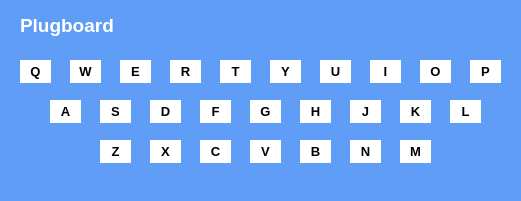
   <widget class="QFrame" name="plugboard">
    <property name="geometry">
     <rect>
      <x>20</x>
      <y>590</y>
      <width>521</width>
      <height>201</height>
     </rect>
    </property>
    <property name="styleSheet">
     <string notr="true">background-color: #5F9DF7;
border-radius: 25px;</string>
    </property>
    <property name="frameShape">
     <enum>QFrame::StyledPanel</enum>
    </property>
    <property name="frameShadow">
     <enum>QFrame::Raised</enum>
    </property>
    <widget class="QPushButton" name="qButton">
     <property name="geometry">
      <rect>
       <x>20</x>
       <y>60</y>
       <width>31</width>
       <height>23</height>
      </rect>
     </property>
     <property name="font">
      <font>
       <family>Segoe UI</family>
       <pointsize>10</pointsize>
       <weight>75</weight>
       <bold>true</bold>
      </font>
     </property>
     <property name="styleSheet">
      <string notr="true">background-color: white</string>
     </property>
     <property name="text">
      <string>Q</string>
     </property>
    </widget>
    <widget class="QPushButton" name="wButton">
     <property name="geometry">
      <rect>
       <x>70</x>
       <y>60</y>
       <width>31</width>
       <height>23</height>
      </rect>
     </property>
     <property name="font">
      <font>
       <family>Segoe UI</family>
       <pointsize>10</pointsize>
       <weight>75</weight>
       <bold>true</bold>
      </font>
     </property>
     <property name="styleSheet">
      <string notr="true">background-color: white</string>
     </property>
     <property name="text">
      <string>W</string>
     </property>
    </widget>
    <widget class="QPushButton" name="eButton">
     <property name="geometry">
      <rect>
       <x>120</x>
       <y>60</y>
       <width>31</width>
       <height>23</height>
      </rect>
     </property>
     <property name="font">
      <font>
       <family>Segoe UI</family>
       <pointsize>10</pointsize>
       <weight>75</weight>
       <bold>true</bold>
      </font>
     </property>
     <property name="styleSheet">
      <string notr="true">background-color: white</string>
     </property>
     <property name="text">
      <string>E</string>
     </property>
    </widget>
    <widget class="QPushButton" name="rButton">
     <property name="geometry">
      <rect>
       <x>170</x>
       <y>60</y>
       <width>31</width>
       <height>23</height>
      </rect>
     </property>
     <property name="font">
      <font>
       <family>Segoe UI</family>
       <pointsize>10</pointsize>
       <weight>75</weight>
       <bold>true</bold>
      </font>
     </property>
     <property name="styleSheet">
      <string notr="true">background-color: white</string>
     </property>
     <property name="text">
      <string>R</string>
     </property>
    </widget>
    <widget class="QPushButton" name="tButton">
     <property name="geometry">
      <rect>
       <x>220</x>
       <y>60</y>
       <width>31</width>
       <height>23</height>
      </rect>
     </property>
     <property name="font">
      <font>
       <family>Segoe UI</family>
       <pointsize>10</pointsize>
       <weight>75</weight>
       <bold>true</bold>
      </font>
     </property>
     <property name="styleSheet">
      <string notr="true">background-color: white</string>
     </property>
     <property name="text">
      <string>T</string>
     </property>
    </widget>
    <widget class="QPushButton" name="yButton">
     <property name="geometry">
      <rect>
       <x>270</x>
       <y>60</y>
       <width>31</width>
       <height>23</height>
      </rect>
     </property>
     <property name="font">
      <font>
       <family>Segoe UI</family>
       <pointsize>10</pointsize>
       <weight>75</weight>
       <bold>true</bold>
      </font>
     </property>
     <property name="styleSheet">
      <string notr="true">background-color: white</string>
     </property>
     <property name="text">
      <string>Y</string>
     </property>
    </widget>
    <widget class="QPushButton" name="uButton">
     <property name="geometry">
      <rect>
       <x>320</x>
       <y>60</y>
       <width>31</width>
       <height>23</height>
      </rect>
     </property>
     <property name="font">
      <font>
       <family>Segoe UI</family>
       <pointsize>10</pointsize>
       <weight>75</weight>
       <bold>true</bold>
      </font>
     </property>
     <property name="styleSheet">
      <string notr="true">background-color: white</string>
     </property>
     <property name="text">
      <string>U</string>
     </property>
    </widget>
    <widget class="QPushButton" name="iButton">
     <property name="geometry">
      <rect>
       <x>370</x>
       <y>60</y>
       <width>31</width>
       <height>23</height>
      </rect>
     </property>
     <property name="font">
      <font>
       <family>Segoe UI</family>
       <pointsize>10</pointsize>
       <weight>75</weight>
       <bold>true</bold>
      </font>
     </property>
     <property name="styleSheet">
      <string notr="true">background-color: white</string>
     </property>
     <property name="text">
      <string>I</string>
     </property>
    </widget>
    <widget class="QPushButton" name="oButton">
     <property name="geometry">
      <rect>
       <x>420</x>
       <y>60</y>
       <width>31</width>
       <height>23</height>
      </rect>
     </property>
     <property name="font">
      <font>
       <family>Segoe UI</family>
       <pointsize>10</pointsize>
       <weight>75</weight>
       <bold>true</bold>
      </font>
     </property>
     <property name="styleSheet">
      <string notr="true">background-color: white</string>
     </property>
     <property name="text">
      <string>O</string>
     </property>
    </widget>
    <widget class="QPushButton" name="pButton">
     <property name="geometry">
      <rect>
       <x>470</x>
       <y>60</y>
       <width>31</width>
       <height>23</height>
      </rect>
     </property>
     <property name="font">
      <font>
       <family>Segoe UI</family>
       <pointsize>10</pointsize>
       <weight>75</weight>
       <bold>true</bold>
      </font>
     </property>
     <property name="styleSheet">
      <string notr="true">background-color: white</string>
     </property>
     <property name="text">
      <string>P</string>
     </property>
    </widget>
    <widget class="QPushButton" name="jButton">
     <property name="geometry">
      <rect>
       <x>350</x>
       <y>100</y>
       <width>31</width>
       <height>23</height>
      </rect>
     </property>
     <property name="font">
      <font>
       <family>Segoe UI</family>
       <pointsize>10</pointsize>
       <weight>75</weight>
       <bold>true</bold>
      </font>
     </property>
     <property name="styleSheet">
      <string notr="true">background-color: white</string>
     </property>
     <property name="text">
      <string>J</string>
     </property>
    </widget>
    <widget class="QPushButton" name="gButton">
     <property name="geometry">
      <rect>
       <x>250</x>
       <y>100</y>
       <width>31</width>
       <height>23</height>
      </rect>
     </property>
     <property name="font">
      <font>
       <family>Segoe UI</family>
       <pointsize>10</pointsize>
       <weight>75</weight>
       <bold>true</bold>
      </font>
     </property>
     <property name="styleSheet">
      <string notr="true">background-color: white</string>
     </property>
     <property name="text">
      <string>G</string>
     </property>
    </widget>
    <widget class="QPushButton" name="lButton">
     <property name="geometry">
      <rect>
       <x>450</x>
       <y>100</y>
       <width>31</width>
       <height>23</height>
      </rect>
     </property>
     <property name="font">
      <font>
       <family>Segoe UI</family>
       <pointsize>10</pointsize>
       <weight>75</weight>
       <bold>true</bold>
      </font>
     </property>
     <property name="styleSheet">
      <string notr="true">background-color: white</string>
     </property>
     <property name="text">
      <string>L</string>
     </property>
    </widget>
    <widget class="QPushButton" name="fButton">
     <property name="geometry">
      <rect>
       <x>200</x>
       <y>100</y>
       <width>31</width>
       <height>23</height>
      </rect>
     </property>
     <property name="font">
      <font>
       <family>Segoe UI</family>
       <pointsize>10</pointsize>
       <weight>75</weight>
       <bold>true</bold>
      </font>
     </property>
     <property name="styleSheet">
      <string notr="true">background-color: white</string>
     </property>
     <property name="text">
      <string>F</string>
     </property>
    </widget>
    <widget class="QPushButton" name="hButton">
     <property name="geometry">
      <rect>
       <x>300</x>
       <y>100</y>
       <width>31</width>
       <height>23</height>
      </rect>
     </property>
     <property name="font">
      <font>
       <family>Segoe UI</family>
       <pointsize>10</pointsize>
       <weight>75</weight>
       <bold>true</bold>
      </font>
     </property>
     <property name="styleSheet">
      <string notr="true">background-color: white</string>
     </property>
     <property name="text">
      <string>H</string>
     </property>
    </widget>
    <widget class="QPushButton" name="sButton">
     <property name="geometry">
      <rect>
       <x>100</x>
       <y>100</y>
       <width>31</width>
       <height>23</height>
      </rect>
     </property>
     <property name="font">
      <font>
       <family>Segoe UI</family>
       <pointsize>10</pointsize>
       <weight>75</weight>
       <bold>true</bold>
      </font>
     </property>
     <property name="styleSheet">
      <string notr="true">background-color: white</string>
     </property>
     <property name="text">
      <string>S</string>
     </property>
    </widget>
    <widget class="QPushButton" name="kButton">
     <property name="geometry">
      <rect>
       <x>400</x>
       <y>100</y>
       <width>31</width>
       <height>23</height>
      </rect>
     </property>
     <property name="font">
      <font>
       <family>Segoe UI</family>
       <pointsize>10</pointsize>
       <weight>75</weight>
       <bold>true</bold>
      </font>
     </property>
     <property name="styleSheet">
      <string notr="true">background-color: white</string>
     </property>
     <property name="text">
      <string>K</string>
     </property>
    </widget>
    <widget class="QPushButton" name="aButton">
     <property name="geometry">
      <rect>
       <x>50</x>
       <y>100</y>
       <width>31</width>
       <height>23</height>
      </rect>
     </property>
     <property name="font">
      <font>
       <family>Segoe UI</family>
       <pointsize>10</pointsize>
       <weight>75</weight>
       <bold>true</bold>
      </font>
     </property>
     <property name="styleSheet">
      <string notr="true">background-color: white</string>
     </property>
     <property name="text">
      <string>A</string>
     </property>
    </widget>
    <widget class="QPushButton" name="dButton">
     <property name="geometry">
      <rect>
       <x>150</x>
       <y>100</y>
       <width>31</width>
       <height>23</height>
      </rect>
     </property>
     <property name="font">
      <font>
       <family>Segoe UI</family>
       <pointsize>10</pointsize>
       <weight>75</weight>
       <bold>true</bold>
      </font>
     </property>
     <property name="styleSheet">
      <string notr="true">background-color: white</string>
     </property>
     <property name="text">
      <string>D</string>
     </property>
    </widget>
    <widget class="QPushButton" name="vButton">
     <property name="geometry">
      <rect>
       <x>250</x>
       <y>140</y>
       <width>31</width>
       <height>23</height>
      </rect>
     </property>
     <property name="font">
      <font>
       <family>Segoe UI</family>
       <pointsize>10</pointsize>
       <weight>75</weight>
       <bold>true</bold>
      </font>
     </property>
     <property name="styleSheet">
      <string notr="true">background-color: white</string>
     </property>
     <property name="text">
      <string>V</string>
     </property>
    </widget>
    <widget class="QPushButton" name="nButton">
     <property name="geometry">
      <rect>
       <x>350</x>
       <y>140</y>
       <width>31</width>
       <height>23</height>
      </rect>
     </property>
     <property name="font">
      <font>
       <family>Segoe UI</family>
       <pointsize>10</pointsize>
       <weight>75</weight>
       <bold>true</bold>
      </font>
     </property>
     <property name="styleSheet">
      <string notr="true">background-color: white</string>
     </property>
     <property name="text">
      <string>N</string>
     </property>
    </widget>
    <widget class="QPushButton" name="bButton">
     <property name="geometry">
      <rect>
       <x>300</x>
       <y>140</y>
       <width>31</width>
       <height>23</height>
      </rect>
     </property>
     <property name="font">
      <font>
       <family>Segoe UI</family>
       <pointsize>10</pointsize>
       <weight>75</weight>
       <bold>true</bold>
      </font>
     </property>
     <property name="styleSheet">
      <string notr="true">background-color: white</string>
     </property>
     <property name="text">
      <string>B</string>
     </property>
    </widget>
    <widget class="QPushButton" name="xButton">
     <property name="geometry">
      <rect>
       <x>150</x>
       <y>140</y>
       <width>31</width>
       <height>23</height>
      </rect>
     </property>
     <property name="font">
      <font>
       <family>Segoe UI</family>
       <pointsize>10</pointsize>
       <weight>75</weight>
       <bold>true</bold>
      </font>
     </property>
     <property name="styleSheet">
      <string notr="true">background-color: white</string>
     </property>
     <property name="text">
      <string>X</string>
     </property>
    </widget>
    <widget class="QPushButton" name="cButton">
     <property name="geometry">
      <rect>
       <x>200</x>
       <y>140</y>
       <width>31</width>
       <height>23</height>
      </rect>
     </property>
     <property name="font">
      <font>
       <family>Segoe UI</family>
       <pointsize>10</pointsize>
       <weight>75</weight>
       <bold>true</bold>
      </font>
     </property>
     <property name="styleSheet">
      <string notr="true">background-color: white</string>
     </property>
     <property name="text">
      <string>C</string>
     </property>
    </widget>
    <widget class="QPushButton" name="mButton">
     <property name="geometry">
      <rect>
       <x>400</x>
       <y>140</y>
       <width>31</width>
       <height>23</height>
      </rect>
     </property>
     <property name="font">
      <font>
       <family>Segoe UI</family>
       <pointsize>10</pointsize>
       <weight>75</weight>
       <bold>true</bold>
      </font>
     </property>
     <property name="styleSheet">
      <string notr="true">background-color: white</string>
     </property>
     <property name="text">
      <string>M</string>
     </property>
    </widget>
    <widget class="QPushButton" name="zButton">
     <property name="geometry">
      <rect>
       <x>100</x>
       <y>140</y>
       <width>31</width>
       <height>23</height>
      </rect>
     </property>
     <property name="font">
      <font>
       <family>Segoe UI</family>
       <pointsize>10</pointsize>
       <weight>75</weight>
       <bold>true</bold>
      </font>
     </property>
     <property name="styleSheet">
      <string notr="true">background-color: white</string>
     </property>
     <property name="text">
      <string>Z</string>
     </property>
    </widget>
    <widget class="QLabel" name="plugboard_header">
     <property name="geometry">
      <rect>
       <x>20</x>
       <y>10</y>
       <width>131</width>
       <height>31</height>
      </rect>
     </property>
     <property name="font">
      <font>
       <family>Segoe UI</family>
       <pointsize>14</pointsize>
       <weight>75</weight>
       <bold>true</bold>
      </font>
     </property>
     <property name="styleSheet">
      <string notr="true">color: white;</string>
     </property>
     <property name="text">
      <string>Plugboard</string>
     </property>
    </widget>
   </widget>
